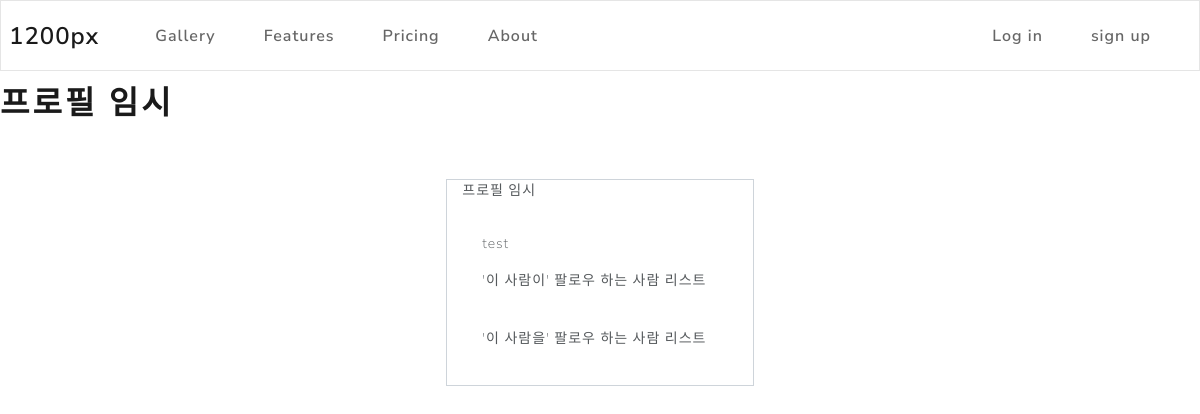
/user/test/, run on an earlier commit of the app's database.
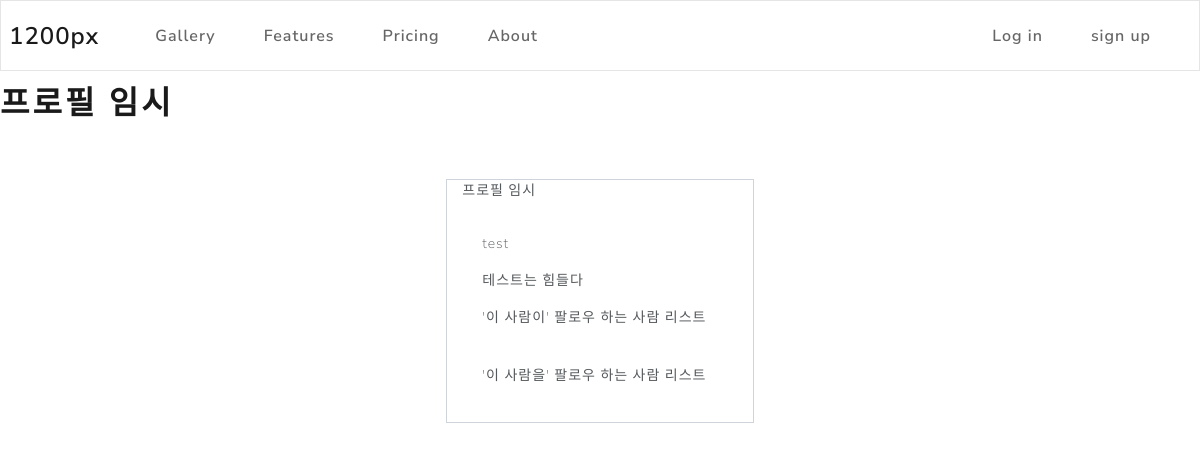
And on a later commit of the database.
### users/models.py (models this page shows, shortened)
class Profile(models.Model):
    user = models.OneToOneField(User, on_delete=models.CASCADE)
    profile_image = models.ImageField(
        blank=True, null=True, default='profile/default_profile.jpg', upload_to=user_directory_path)
    state_message = models.CharField(max_length=100, blank=True)
    intro = models.TextField(blank=True)

class User(AbstractBaseUser):
    email = models.EmailField(verbose_name='email',
                              max_length=255, unique=True)
    username = models.CharField(
        verbose_name='username', max_length=20, unique=True)
    date_joined = models.DateField(default=timezone.now)
    last_login = models.DateField(auto_now=True)
    following = models.ManyToManyField('self', symmetrical=False, related_name='followers')
    is_admin = models.BooleanField(default=False)
    is_active = models.BooleanField(default=True)
    objects = CustomUserManager()
    USERNAME_FIELD = 'email'
    REQUIRED_FIELDS = ['username', ]
    def __str__(self):
        return self.username

### users/views.py (the view)
# urls.py: path('<str:username>/',views.ProfileView.as_view(), name='profile'),
class ProfileView(DetailView):
    model = Profile
    template_name = "profile.html"
    def get_object(self):
        return get_object_or_404(Profile, user__username=self.kwargs['username'])

### users/templates/profile.html (shortened to what this page needs)
{% extends "base.html" %}
{% block contents %}
<h1>프로필 임시</h1>
        <div class="row justify-content-md-center mt-5">
            <div class="card border-secondary col-md-3">
                <div class="card-title">
                    프로필 임시
                </div>
                <div class="card-body">
                    <p> {{ object.user }} </p>
                    <p> {{ object.state_message }}</p>
                    <p> '이 사람이' 팔로우 하는 사람 리스트 </p>
                    <br>
                    <p> '이 사람을' 팔로우 하는 사람 리스트 </p>
                </div>
            </div>
        </div>
        {% endblock %}

What changed in the data, as far as the page shows it:
changed Profile "test": state_message (not shown) → "테스트는 힘들다"
